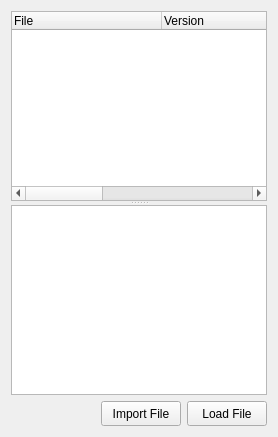
        <widget class="QWidget" name="filesTab">
         <attribute name="title">
          <string>Files</string>
         </attribute>
         <layout class="QHBoxLayout" name="horizontalLayout">
          <item>
           <layout class="QVBoxLayout" name="verticalLayout_2">
            <item>
             <widget class="QSplitter" name="splitter_2">
              <property name="orientation">
               <enum>Qt::Vertical</enum>
              </property>
              <widget class="QTreeWidget" name="fileDetailTree">
               <attribute name="headerCascadingSectionResizes">
                <bool>true</bool>
               </attribute>
               <attribute name="headerDefaultSectionSize">
                <number>150</number>
               </attribute>
               <attribute name="headerMinimumSectionSize">
                <number>60</number>
               </attribute>
               <column>
                <property name="text">
                 <string>File</string>
                </property>
               </column>
               <column>
                <property name="text">
                 <string>Version</string>
                </property>
               </column>
               <column>
                <property name="text">
                 <string>Owner</string>
                </property>
               </column>
               <column>
                <property name="text">
                 <string>Date</string>
                </property>
               </column>
               <column>
                <property name="text">
                 <string>Comments</string>
                </property>
               </column>
              </widget>
              <widget class="QTextEdit" name="fileInfo">
               <property name="sizePolicy">
                <sizepolicy hsizetype="Expanding" vsizetype="Expanding">
                 <horstretch>0</horstretch>
                 <verstretch>0</verstretch>
                </sizepolicy>
               </property>
               <property name="minimumSize">
                <size>
                 <width>0</width>
                 <height>125</height>
                </size>
               </property>
               <property name="maximumSize">
                <size>
                 <width>16777215</width>
                 <height>300</height>
                </size>
               </property>
              </widget>
             </widget>
            </item>
            <item>
             <layout class="QHBoxLayout" name="filesButtonCP">
              <item>
               <spacer name="horizontalSpacer_7">
                <property name="orientation">
                 <enum>Qt::Horizontal</enum>
                </property>
                <property name="sizeHint" stdset="0">
                 <size>
                  <width>40</width>
                  <height>20</height>
                 </size>
                </property>
               </spacer>
              </item>
              <item>
               <widget class="QPushButton" name="importFileButton">
                <property name="sizePolicy">
                 <sizepolicy hsizetype="Fixed" vsizetype="Fixed">
                  <horstretch>0</horstretch>
                  <verstretch>0</verstretch>
                 </sizepolicy>
                </property>
                <property name="minimumSize">
                 <size>
                  <width>80</width>
                  <height>25</height>
                 </size>
                </property>
                <property name="maximumSize">
                 <size>
                  <width>80</width>
                  <height>25</height>
                 </size>
                </property>
                <property name="text">
                 <string>Import File</string>
                </property>
               </widget>
              </item>
              <item>
               <widget class="QPushButton" name="loadFileButton">
                <property name="sizePolicy">
                 <sizepolicy hsizetype="Fixed" vsizetype="Fixed">
                  <horstretch>0</horstretch>
                  <verstretch>0</verstretch>
                 </sizepolicy>
                </property>
                <property name="minimumSize">
                 <size>
                  <width>80</width>
                  <height>25</height>
                 </size>
                </property>
                <property name="maximumSize">
                 <size>
                  <width>80</width>
                  <height>25</height>
                 </size>
                </property>
                <property name="text">
                 <string>Load File</string>
                </property>
               </widget>
              </item>
             </layout>
            </item>
           </layout>
          </item>
         </layout>
        </widget>
